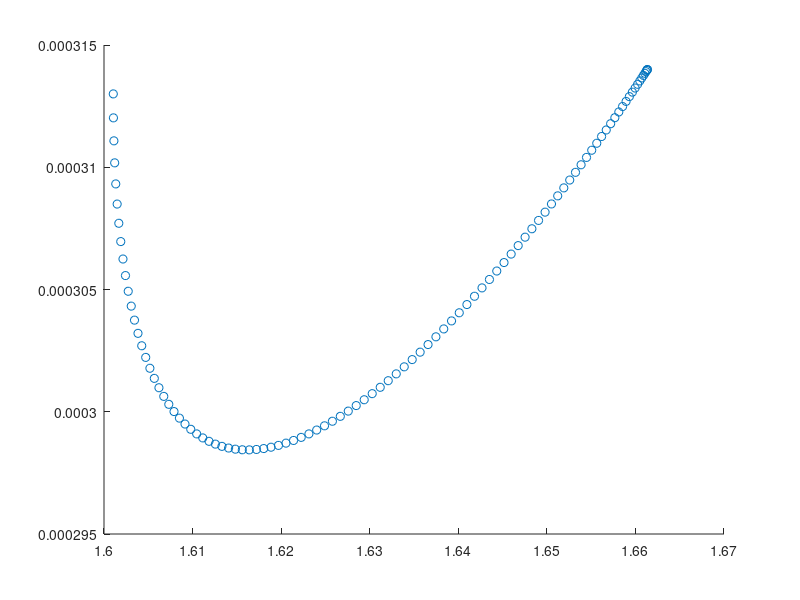

Recreate this plot in MATLAB.
disp("Interpolation Tests");
p1 = [1.601047; 0.000313; 0];
p2 = [1.661350; 0.000314; 0];
p3 = [2; 0; 0];

p1t = [0;-0.0001;0];
p2t = [0.0001;0;0];
p3t = [1;0;0];

dir1 = p2 - p1;
dir2 = p3 - p2;

length = abs(dir1(1,:)) + abs(dir2(1,:));
peak_x_normalized = p2(1,:) / length;

interval = 0.01;

% linear
i = 0:interval:peak_x_normalized;
a = p1 + dir1 * i * (1/peak_x_normalized);

j = 0+interval:interval:(1-peak_x_normalized);
b = p2 + dir2 * j * (1/(1-peak_x_normalized));

y = [a,b];
%scatter(0:interval:1, y(2,:));




%hermite
M = [2, -2, 1, 1;
	-3, 3, -2, -1; 
	0, 0, 1, 0; 
	1, 0, 0, 0];
B1 = [p1(1,:), p2(1,:), p1t(1,:), p2t(1,:);
	p1(2,:), p2(2,:), p1t(2,:), p2t(2,:);
	p1(3,:), p2(3,:), p1t(3,:), p2t(3,:);
	0, 0, 0, 0];
B2 = [p2(1,:), p3(1,:), p2t(1,:), p3t(1,:);
	p2(2,:), p3(2,:), p2t(2,:), p3t(2,:);
	p2(3,:), p3(3,:), p2t(3,:), p3t(3,:);
	0, 0, 0, 0];
	
i = 0:interval:1;
U_T = [i.^3; i.^2; i; i-i+1]';

a = (U_T * M *transpose(B1))';

j = 0:interval:1;
U_T = [i.^3; i.^2; i; i-i+1]';

b = (U_T * M *transpose(B2))';

disp(a);
y = [a,b];
scatter(a(1,:), a(2,:));


